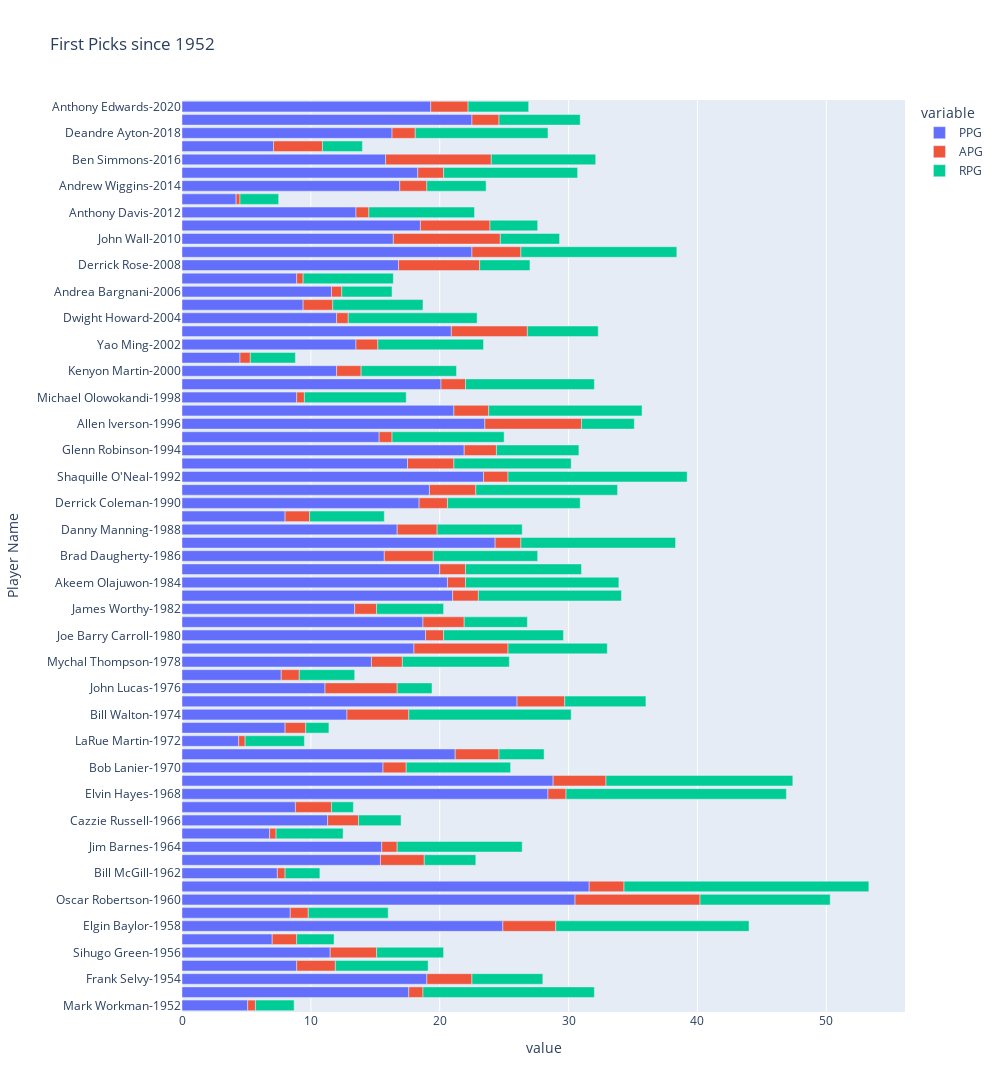

The notebook cell this image was saved under:
### Code cell
import plotly.express as px

fig = px.bar(first_pick, y="player", x=["PPG", "APG", "RPG"], title="First Picks since 1952",width=1000, height=1500, labels=dict(player="Player Name"))
fig.show()

### Figure 1 — Plotly figure (JSON) as saved in the notebook; plotly's stock layout.template omitted (floating-point values rounded to 4 significant figures)
{"data": [{"alignmentgroup": "True", "hovertemplate": "variable=PPG<br>value=%{x}<br>Player Name=%{y}<extra></extra>", "legendgroup": "PPG", "marker": {"color": "#636efa", "pattern": {"shape": ""}}, "name": "PPG", "offsetgroup": "PPG", "orientation": "h", "showlegend": true, "textposition": "auto", "type": "bar", "x": [5.1, 17.6, 19, 8.9, 11.5, 7, 24.9, 8.4, 30.5, 31.6, 7.4, 15.4, 15.5, 6.8, 11.3, 8.8, 28.4, 28.8, 15.6, 21.2, 4.4, 8, 12.8, 26, 11.1, 7.7, 14.7, 18, 18.9, 18.7, 13.4, 21, 20.6, 20, 15.7, 24.3, 16.7, 8, 18.4, 19.2, 23.4, 17.5, 21.9, 15.3, 23.5, 21.1, 8.9, 20.1, 12, 4.5, 13.5, 20.9, 12, 9.4, 11.6, 8.9, 16.8, 22.5, 16.4, 18.5, 13.5, 4.2, 16.9, 18.3, 15.8, 7.1, 16.3, 22.5, 19.3], "xaxis": "x", "y": ["Mark Workman-1952", "Ray Felix-1953", "Frank Selvy-1954", "Dick Ricketts-1955", "Sihugo Green-1956", "Rod Hundley-1957", "Elgin Baylor-1958", "Bob Boozer-1959", "Oscar Robertson-1960", "Walt Bellamy-1961", "Bill McGill-1962", "Art Heyman-1963", "Jim Barnes-1964", "Fred Hetzel-1965", "Cazzie Russell-1966", "Jimmy Walker-1967", "Elvin Hayes-1968", "Lew Alcindor-1969", "Bob Lanier-1970", "Austin Carr-1971", "LaRue Martin-1972", "Doug Collins-1973", "Bill Walton-1974", "David Thompson-1975", "John Lucas-1976", "Kent Benson-1977", "Mychal Thompson-1978", "Magic Johnson-1979", "Joe Barry Carroll-1980", "Mark Aguirre-1981", "James Worthy-1982", "Ralph Sampson-1983", "Akeem Olajuwon-1984", "Patrick Ewing-1985", "Brad Daugherty-1986", "David Robinson-1987", "Danny Manning-1988", "Pervis Ellison-1989", "Derrick Coleman-1990", "Larry Johnson-1991", "Shaquille O'Neal-1992", "Chris Webber-1993", "Glenn Robinson-1994", "Joe Smith-1995", "Allen Iverson-1996", "Tim Duncan-1997", "Michael Olowokandi-1998", "Elton Brand-1999", "Kenyon Martin-2000", "Kwame Brown-2001", "Yao Ming-2002", "LeBron James-2003", "Dwight Howard-2004", "Andrew Bogut-2005", "Andrea Bargnani-2006", "Greg Oden-2007", "Derrick Rose-2008", "Blake Griffin-2009", "John Wall-2010", "Kyrie Irving-2011", "Anthony Davis-2012", "Anthony Bennett-2013", "Andrew Wiggins-2014", "Karl-Anthony Towns-2015", "Ben Simmons-2016", "Markelle Fultz-2017", "Deandre Ayton-2018", "Zion Williamson-2019", "Anthony Edwards-2020"], "yaxis": "y"}, {"alignmentgroup": "True", "hovertemplate": "variable=APG<br>value=%{x}<br>Player Name=%{y}<extra></extra>", "legendgroup": "APG", "marker": {"color": "#EF553B", "pattern": {"shape": ""}}, "name": "APG", "offsetgroup": "APG", "orientation": "h", "showlegend": true, "textposition": "auto", "type": "bar", "x": [0.6, 1.1, 3.5, 3, 3.6, 1.9, 4.1, 1.4, 9.7, 2.7, 0.6, 3.4, 1.2, 0.5, 2.4, 2.8, 1.4, 4.1, 1.8, 3.4, 0.5, 1.6, 4.8, 3.7, 5.6, 1.4, 2.4, 7.3, 1.4, 3.2, 1.7, 2, 1.4, 2, 3.8, 2, 3.1, 1.9, 2.2, 3.6, 1.9, 3.6, 2.5, 1, 7.5, 2.7, 0.6, 1.9, 1.9, 0.8, 1.7, 5.9, 0.9, 2.3, 0.8, 0.5, 6.3, 3.8, 8.3, 5.4, 1, 0.3, 2.1, 2, 8.2, 3.8, 1.8, 2.1, 2.9], "xaxis": "x", "y": ["Mark Workman-1952", "Ray Felix-1953", "Frank Selvy-1954", "Dick Ricketts-1955", "Sihugo Green-1956", "Rod Hundley-1957", "Elgin Baylor-1958", "Bob Boozer-1959", "Oscar Robertson-1960", "Walt Bellamy-1961", "Bill McGill-1962", "Art Heyman-1963", "Jim Barnes-1964", "Fred Hetzel-1965", "Cazzie Russell-1966", "Jimmy Walker-1967", "Elvin Hayes-1968", "Lew Alcindor-1969", "Bob Lanier-1970", "Austin Carr-1971", "LaRue Martin-1972", "Doug Collins-1973", "Bill Walton-1974", "David Thompson-1975", "John Lucas-1976", "Kent Benson-1977", "Mychal Thompson-1978", "Magic Johnson-1979", "Joe Barry Carroll-1980", "Mark Aguirre-1981", "James Worthy-1982", "Ralph Sampson-1983", "Akeem Olajuwon-1984", "Patrick Ewing-1985", "Brad Daugherty-1986", "David Robinson-1987", "Danny Manning-1988", "Pervis Ellison-1989", "Derrick Coleman-1990", "Larry Johnson-1991", "Shaquille O'Neal-1992", "Chris Webber-1993", "Glenn Robinson-1994", "Joe Smith-1995", "Allen Iverson-1996", "Tim Duncan-1997", "Michael Olowokandi-1998", "Elton Brand-1999", "Kenyon Martin-2000", "Kwame Brown-2001", "Yao Ming-2002", "LeBron James-2003", "Dwight Howard-2004", "Andrew Bogut-2005", "Andrea Bargnani-2006", "Greg Oden-2007", "Derrick Rose-2008", "Blake Griffin-2009", "John Wall-2010", "Kyrie Irving-2011", "Anthony Davis-2012", "Anthony Bennett-2013", "Andrew Wiggins-2014", "Karl-Anthony Towns-2015", "Ben Simmons-2016", "Markelle Fultz-2017", "Deandre Ayton-2018", "Zion Williamson-2019", "Anthony Edwards-2020"], "yaxis": "y"}, {"alignmentgroup": "True", "hovertemplate": "variable=RPG<br>value=%{x}<br>Player Name=%{y}<extra></extra>", "legendgroup": "RPG", "marker": {"color": "#00cc96", "pattern": {"shape": ""}}, "name": "RPG", "offsetgroup": "RPG", "orientation": "h", "showlegend": true, "textposition": "auto", "type": "bar", "x": [3, 13.3, 5.5, 7.2, 5.2, 2.9, 15, 6.2, 10.1, 19, 2.7, 4, 9.7, 5.2, 3.3, 1.7, 17.1, 14.5, 8.1, 3.5, 4.6, 1.8, 12.6, 6.3, 2.7, 4.3, 8.3, 7.7, 9.3, 4.9, 5.2, 11.1, 11.9, 9, 8.1, 12, 6.6, 5.8, 10.3, 11, 13.9, 9.1, 6.4, 8.7, 4.1, 11.9, 7.9, 10, 7.4, 3.5, 8.2, 5.5, 10, 7, 3.9, 7, 3.9, 12.1, 4.6, 3.7, 8.2, 3, 4.6, 10.4, 8.1, 3.1, 10.3, 6.3, 4.7], "xaxis": "x", "y": ["Mark Workman-1952", "Ray Felix-1953", "Frank Selvy-1954", "Dick Ricketts-1955", "Sihugo Green-1956", "Rod Hundley-1957", "Elgin Baylor-1958", "Bob Boozer-1959", "Oscar Robertson-1960", "Walt Bellamy-1961", "Bill McGill-1962", "Art Heyman-1963", "Jim Barnes-1964", "Fred Hetzel-1965", "Cazzie Russell-1966", "Jimmy Walker-1967", "Elvin Hayes-1968", "Lew Alcindor-1969", "Bob Lanier-1970", "Austin Carr-1971", "LaRue Martin-1972", "Doug Collins-1973", "Bill Walton-1974", "David Thompson-1975", "John Lucas-1976", "Kent Benson-1977", "Mychal Thompson-1978", "Magic Johnson-1979", "Joe Barry Carroll-1980", "Mark Aguirre-1981", "James Worthy-1982", "Ralph Sampson-1983", "Akeem Olajuwon-1984", "Patrick Ewing-1985", "Brad Daugherty-1986", "David Robinson-1987", "Danny Manning-1988", "Pervis Ellison-1989", "Derrick Coleman-1990", "Larry Johnson-1991", "Shaquille O'Neal-1992", "Chris Webber-1993", "Glenn Robinson-1994", "Joe Smith-1995", "Allen Iverson-1996", "Tim Duncan-1997", "Michael Olowokandi-1998", "Elton Brand-1999", "Kenyon Martin-2000", "Kwame Brown-2001", "Yao Ming-2002", "LeBron James-2003", "Dwight Howard-2004", "Andrew Bogut-2005", "Andrea Bargnani-2006", "Greg Oden-2007", "Derrick Rose-2008", "Blake Griffin-2009", "John Wall-2010", "Kyrie Irving-2011", "Anthony Davis-2012", "Anthony Bennett-2013", "Andrew Wiggins-2014", "Karl-Anthony Towns-2015", "Ben Simmons-2016", "Markelle Fultz-2017", "Deandre Ayton-2018", "Zion Williamson-2019", "Anthony Edwards-2020"], "yaxis": "y"}], "layout": {"barmode": "relative", "height": 1500, "legend": {"title": {"text": "variable"}, "tracegroupgap": 0}, "title": {"text": "First Picks since 1952"}, "width": 1000, "xaxis": {"anchor": "y", "domain": [0, 1], "title": {"text": "value"}}, "yaxis": {"anchor": "x", "domain": [0, 1], "title": {"text": "Player Name"}}}}
